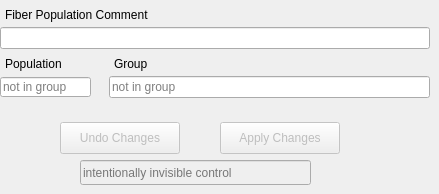
                   <widget class="QFrame" name="fiberBottomFrame">
                    <property name="frameShape">
                     <enum>QFrame::NoFrame</enum>
                    </property>
                    <property name="frameShadow">
                     <enum>QFrame::Raised</enum>
                    </property>
                    <widget class="QPushButton" name="fiberUndo">
                     <property name="enabled">
                      <bool>false</bool>
                     </property>
                     <property name="geometry">
                      <rect>
                       <x>60</x>
                       <y>122</y>
                       <width>120</width>
                       <height>32</height>
                      </rect>
                     </property>
                     <property name="text">
                      <string>Undo Changes</string>
                     </property>
                    </widget>
                    <widget class="QPushButton" name="fiberApply">
                     <property name="enabled">
                      <bool>false</bool>
                     </property>
                     <property name="geometry">
                      <rect>
                       <x>220</x>
                       <y>122</y>
                       <width>120</width>
                       <height>32</height>
                      </rect>
                     </property>
                     <property name="text">
                      <string>Apply Changes</string>
                     </property>
                    </widget>
                    <widget class="QLineEdit" name="fibComment">
                     <property name="geometry">
                      <rect>
                       <x>0</x>
                       <y>27</y>
                       <width>430</width>
                       <height>22</height>
                      </rect>
                     </property>
                     <property name="maxLength">
                      <number>99</number>
                     </property>
                    </widget>
                    <widget class="QLabel" name="label_11">
                     <property name="geometry">
                      <rect>
                       <x>5</x>
                       <y>7</y>
                       <width>221</width>
                       <height>16</height>
                      </rect>
                     </property>
                     <property name="text">
                      <string>Fiber Population Comment</string>
                     </property>
                    </widget>
                    <widget class="QLabel" name="fiberGroupLabel">
                     <property name="geometry">
                      <rect>
                       <x>114</x>
                       <y>56</y>
                       <width>91</width>
                       <height>16</height>
                      </rect>
                     </property>
                     <property name="text">
                      <string>Group</string>
                     </property>
                    </widget>
                    <widget class="QLineEdit" name="fiberGroup">
                     <property name="geometry">
                      <rect>
                       <x>109</x>
                       <y>76</y>
                       <width>321</width>
                       <height>22</height>
                      </rect>
                     </property>
                     <property name="maxLength">
                      <number>63</number>
                     </property>
                     <property name="readOnly">
                      <bool>true</bool>
                     </property>
                     <property name="placeholderText">
                      <string>not in group</string>
                     </property>
                    </widget>
                    <widget class="QLineEdit" name="fiberObjId">
                     <property name="enabled">
                      <bool>false</bool>
                     </property>
                     <property name="geometry">
                      <rect>
                       <x>80</x>
                       <y>160</y>
                       <width>231</width>
                       <height>25</height>
                      </rect>
                     </property>
                     <property name="frame">
                      <bool>true</bool>
                     </property>
                     <property name="readOnly">
                      <bool>true</bool>
                     </property>
                     <property name="placeholderText">
                      <string>intentionally invisible control</string>
                     </property>
                    </widget>
                    <widget class="QLabel" name="fiberPopNumLabel">
                     <property name="geometry">
                      <rect>
                       <x>5</x>
                       <y>56</y>
                       <width>91</width>
                       <height>16</height>
                      </rect>
                     </property>
                     <property name="text">
                      <string>Population</string>
                     </property>
                    </widget>
                    <widget class="QLineEdit" name="fiberPopNum">
                     <property name="geometry">
                      <rect>
                       <x>0</x>
                       <y>77</y>
                       <width>91</width>
                       <height>20</height>
                      </rect>
                     </property>
                     <property name="maxLength">
                      <number>63</number>
                     </property>
                     <property name="readOnly">
                      <bool>true</bool>
                     </property>
                     <property name="placeholderText">
                      <string>not in group</string>
                     </property>
                    </widget>
                   </widget>
